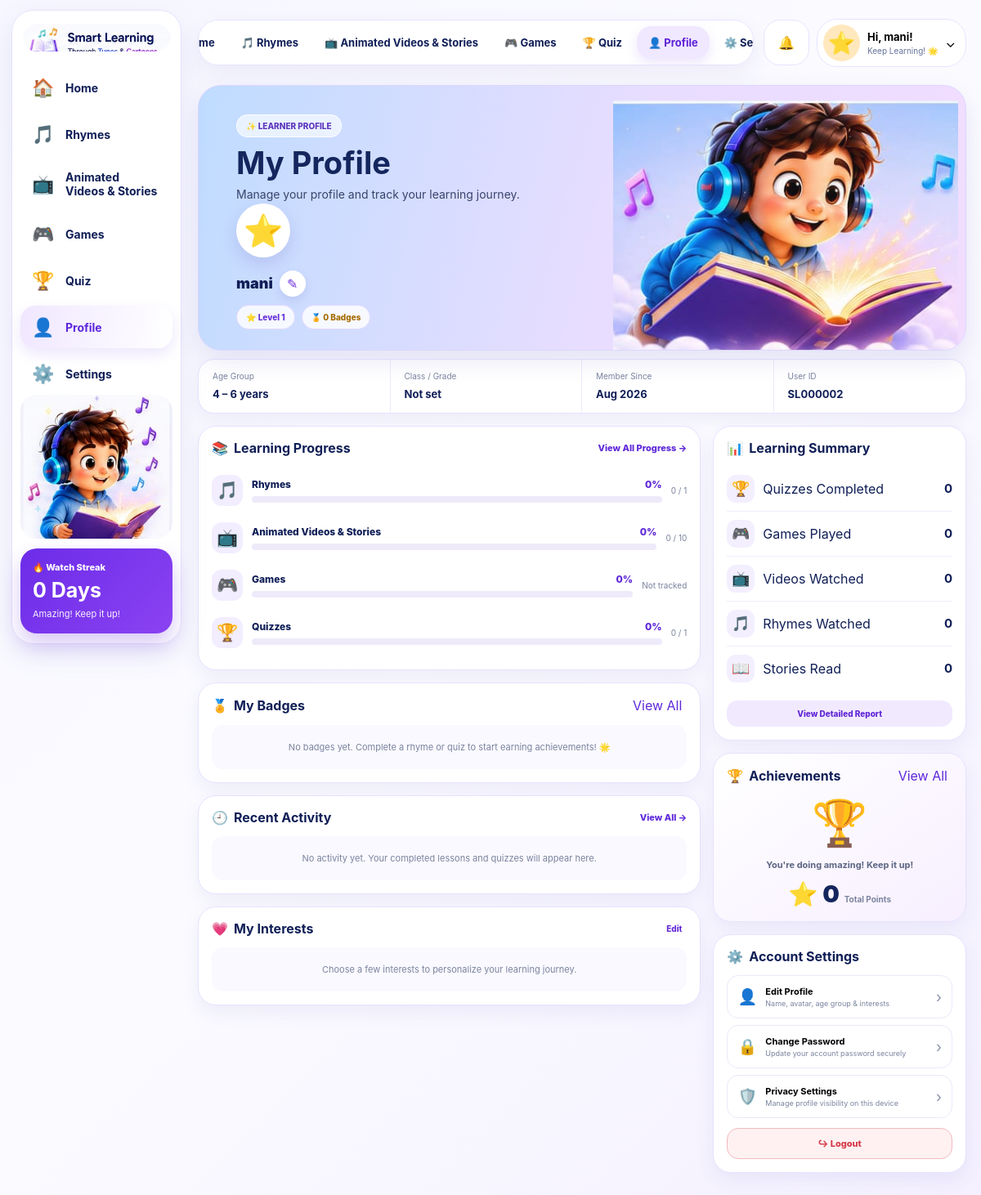
The app's page /profile/ (signed in) with its own data.
### accounts/models.py (models this page shows, shortened)
class User(AbstractUser):
    ACCOUNT_TYPE_CHOICES = [
        ("learner", "Learner"),
        ("parent", "Parent / Guardian"),
    ]
    AVATAR_CHOICES = [
        ("boy", "👦 Boy"),
        ("girl", "👧 Girl"),
        ("cat", "🐱 Cat"),
        ("dog", "🐶 Dog"),
        ("lion", "🦁 Lion"),
        ("monkey", "🐵 Monkey"),
        ("rabbit", "🐰 Rabbit"),
        ("panda", "🐼 Panda"),
        ("unicorn", "🦄 Unicorn"),
        ("star", "⭐ Star"),
    ]
    AGE_GROUP_CHOICES = [
        ("2-4", "2 – 4 years"),
        ("4-6", "4 – 6 years"),
        ("6-8", "6 – 8 years"),
    ]
    account_type = models.CharField(max_length=12, choices=ACCOUNT_TYPE_CHOICES, default="learner")
    avatar = models.CharField(max_length=20, choices=AVATAR_CHOICES, default="star")
    age_group = models.CharField(max_length=10, choices=AGE_GROUP_CHOICES, default="4-6", blank=True)
    parent_email = models.EmailField(blank=True, help_text="Parent/guardian email for learner updates.")
    parent = models.ForeignKey(
        "self",
        null=True,
        blank=True,
        on_delete=models.SET_NULL,
        related_name="children",
        limit_choices_to={"account_type": "parent"},
    )
    is_child_learner = models.BooleanField(default=True)
    interests = models.JSONField(default=list, blank=True)
    created_at = models.DateTimeField(auto_now_add=True)
    class Meta:
        ordering = ["first_name", "username"]
    def avatar_emoji(self):
        label = dict(self.AVATAR_CHOICES).get(self.avatar, "⭐ Star")
        return label.split(" ")[0]
    @property
    def is_parent(self):
        return self.account_type == "parent"

### core/views.py (the view, shortened to what this page needs)
# urls.py: path("profile/", views.profile, name="profile"),
@never_cache
@login_required(login_url="accounts:login")
@require_http_methods(["GET", "POST"])
def profile(request):
    if request.user.is_parent:
        return redirect("parent:dashboard")
    user = request.user
    rhyme_progress = list(
        RhymeProgress.objects.filter(user=user)
        .select_related("rhyme", "rhyme__category")
        .order_by("-last_played", "-first_completed_at")
    )
    completed_rhymes = sum(1 for item in rhyme_progress if item.completed)
    from rhymes.models import Rhyme
    total_rhymes = Rhyme.objects.filter(is_published=True).count()
    quiz_attempts = list(
        QuizAttempt.objects.filter(user=user, completed_at__isnull=False)
        .select_related("quiz", "quiz__rhyme")
        .order_by("-completed_at")
    )
    quizzes_completed = len(quiz_attempts)
    total_quizzes = Quiz.objects.count()
    badges = list(
        UserBadge.objects.filter(user=user)
        .select_related("badge")
        .order_by("-earned_at")
    )
    total_stars = QuizAttempt.objects.filter(
        user=user, completed_at__isnull=False
    ).aggregate(total=Sum("stars"))["total"] or 0
    activities = []
    activities.sort(key=lambda item: item["when"], reverse=True)
    activities = activities[:8]
    recent_cutoff = timezone.now() - timedelta(days=7)
    unread_notifications = sum(1 for item in activities if item["when"] and item["when"] >= recent_cutoff)
    level = max(1, min(10, 1 + (completed_rhymes + quizzes_completed) // 5))
    return render(
        request,
        "core/profile.html",
        {
            "profile_user": user,
            "activities": activities,
            "badges": badges,
            "interests": PROFILE_INTERESTS,
            "selected_interests": set(user.interests or []),
            "videos": VIDEOS,
            "completed_rhymes": completed_rhymes,
            "total_rhymes": total_rhymes,
            "quizzes_completed": quizzes_completed,
            "total_quizzes": total_quizzes,
            "total_stars": total_stars,
            "level": level,
            "avatar_emoji": user.avatar_emoji(),
            "activity_dates": [item["when"].isoformat() for item in activities],
            "unread_notifications": unread_notifications,
        },
    )

### templates/core/profile.html (shortened to what this page needs)
{% load static %}
<!DOCTYPE html>
<html lang="en">
<head>
<link rel="stylesheet" href="{% static 'css/profile.css' %}">
</head>
<body>
<div class="app">
  <aside class="sidebar" aria-label="Learner navigation">
    <a class="side-logo" href="{% url 'core:home' %}"><img src="{% static 'img/reference/logo.png' %}" alt="Smart Learning Through Tunes & Cartoons"></a>
    <nav class="menu">
      <a href="{% url 'core:home' %}"><span class="mi">🏠</span>Home</a>
      <a href="{% url 'rhymes:list' %}"><span class="mi">🎵</span>Rhymes</a>
      <a href="{% url 'core:videos' %}"><span class="mi">📺</span><span>Animated<br>Videos &amp; Stories</span></a>
      <a href="{% url 'core:games' %}"><span class="mi">🎮</span>Games</a>
      <a href="{% url 'quizzes:list' %}"><span class="mi">🏆</span>Quiz</a>
      <a class="active" aria-current="page" href="{% url 'core:profile' %}"><span class="mi">👤</span>Profile</a>
      <a href="{% url 'core:settings' %}"><span class="mi">⚙️</span>Settings</a>
    </nav>
    <div class="side-child"><img src="{% static 'img/reference/sidebar-child.png' %}" alt="Happy child learning"></div>
    <div class="streak"><small>🔥 Watch Streak</small><strong id="streakValue">Calculating…</strong><span>Amazing! Keep it up!</span></div>
  </aside>
  <main class="main">
    <header class="topbar">
      <nav class="topnav" aria-label="Primary navigation">
        <a href="{% url 'core:home' %}">🏠 Home</a>
        <a href="{% url 'rhymes:list' %}">🎵 Rhymes</a>
        <a href="{% url 'core:videos' %}">📺 Animated Videos &amp; Stories</a>
        <a href="{% url 'core:games' %}">🎮 Games</a>
        <a href="{% url 'quizzes:list' %}">🏆 Quiz</a>
        <a class="active" aria-current="page" href="{% url 'core:profile' %}">👤 Profile</a>
        <a href="{% url 'core:settings' %}">⚙️ Settings</a>
      </nav>
      <div class="top-actions">
        <div class="dropdown-wrap">
          <button class="bell" type="button" id="bellBtn" aria-haspopup="true" aria-expanded="false" aria-label="Notifications">🔔{% if unread_notifications %}<span class="bell-badge">{{ unread_notifications }}</span>{% endif %}</button>
        </div>
        <div class="dropdown-wrap">
          <button class="top-profile" type="button" id="profileBtn" aria-haspopup="true" aria-expanded="false">
            <div class="top-avatar">{{ avatar_emoji }}</div>
            <div><strong>Hi, {{ profile_user.first_name|default:profile_user.username }}!</strong><small>Keep Learning! 🌟</small></div>
            <span>⌄</span>
          </button>
        </div>
      </div>
    </header>
    <section class="hero" aria-labelledby="profile-title">
      <img class="hero-art" src="{% static 'img/reference/hero-character.png' %}" alt="Friendly educational character illustration">
      <div class="hero-copy">
        <span class="eyebrow">✨ LEARNER PROFILE</span>
        <h1 id="profile-title">My Profile</h1>
        <p>Manage your profile and track your learning journey.</p>
        <div class="hero-avatar" aria-label="Current profile avatar">{{ avatar_emoji }}</div>
        <div class="name-row"><span class="name">{{ profile_user.first_name|default:profile_user.username }}</span><button class="edit-btn" type="button" data-open-edit aria-label="Edit profile">✎</button></div>
        <div class="badges-row"><span class="pill level">⭐ Level {{ level }}</span><span class="pill star">🏅 {{ badges|length }} Badge{{ badges|length|pluralize }}</span></div>
      </div>
    </section>
    <section class="meta-strip" aria-label="Profile details">
      <div class="meta-item"><small>Age Group</small><strong>{{ profile_user.get_age_group_display|default:"Not set" }}</strong></div>
      <div class="meta-item"><small>Class / Grade</small><strong>Not set</strong></div>
      <div class="meta-item"><small>Member Since</small><strong>{{ profile_user.created_at|date:"M Y" }}</strong></div>
      <div class="meta-item"><small>User ID</small><strong>SL{{ profile_user.id|stringformat:"06d" }}</strong></div>
    </section>
    <div class="layout">
      <div class="left">
        <section class="card">
          <div class="title"><h2><span>📚</span>Learning Progress</h2><a class="view" href="{% url 'progress:dashboard' %}">View All Progress →</a></div>
          <div class="progress-row"><div class="progress-icon">🎵</div><div class="progress-main"><div class="progress-name"><span>Rhymes</span><span class="progress-pct" id="rhymePct">{% if total_rhymes %}{% widthratio completed_rhymes total_rhymes 100 %}%{% else %}0%{% endif %}</span></div><div class="bar"><span id="rhymeBar" style="width:{% if total_rhymes %}{% widthratio completed_rhymes total_rhymes 100 %}{% else %}0{% endif %}%"></span></div></div><span class="count">{{ completed_rhymes }} / {{ total_rhymes }}</span></div>
          <div class="progress-row"><div class="progress-icon">📺</div><div class="progress-main"><div class="progress-name"><span>Animated Videos &amp; Stories</span><span class="progress-pct" id="videoPct">0%</span></div><div class="bar"></div></div><span class="count" id="videoCount">0 / {{ videos|length }}</span></div>
          <div class="progress-row"><div class="progress-icon">🎮</div><div class="progress-main"><div class="progress-name"><span>Games</span><span class="progress-pct">0%</span></div><div class="bar"></div></div><span class="count">Not tracked</span></div>
          <div class="progress-row"><div class="progress-icon">🏆</div><div class="progress-main"><div class="progress-name"><span>Quizzes</span><span class="progress-pct">{% if total_quizzes %}{% widthratio quizzes_completed total_quizzes 100 %}%{% else %}0%{% endif %}</span></div><div class="bar"><span style="width:{% if total_quizzes %}{% widthratio quizzes_completed total_quizzes 100 %}{% else %}0{% endif %}%"></span></div></div><span class="count">{{ quizzes_completed }} / {{ total_quizzes }}</span></div>
        </section>
        <section class="card">
          <div class="title"><h2><span>🏅</span>My Badges</h2><button class="view" type="button" data-open-achievements>View All</button></div>
          {% if badges %}<div class="badge-grid">{% for item in badges|slice:":4" %}<div class="badge-card"><div class="badge-icon">{{ item.badge.icon_emoji }}</div><strong>{{ item.badge.name }}</strong><small>{{ item.badge.description }}</small></div>{% endfor %}</div>{% else %}<div class="empty">No badges yet. Complete a rhyme or quiz to start earning achievements! 🌟</div>{% endif %}
        </section>
        <section class="card">
          <div class="title"><h2><span>🕘</span>Recent Activity</h2><a class="view" href="{% url 'progress:dashboard' %}">View All →</a></div>
          {% if activities %}<div class="activity-list">{% for activity in activities %}<div class="activity"><div class="activity-icon">{{ activity.icon }}</div><div><strong>{{ activity.title }}</strong><small>{{ activity.description }}</small></div><time datetime="{{ activity.when|date:'c' }}">{{ activity.when|date:"d M Y, H:i" }}</time></div>{% endfor %}</div>{% else %}<div class="empty">No activity yet. Your completed lessons and quizzes will appear here.</div>{% endif %}
        </section>
        <section class="card">
          <div class="title"><h2><span>💗</span>My Interests</h2><button class="edit-interests" type="button" data-open-edit>Edit</button></div>
          <div class="interests">{% if not selected_interests %}<div class="empty" style="width:100%">Choose a few interests to personalize your learning journey.</div>{% endif %}</div>
        </section>
      </div>
      <aside class="right">
        <section class="card">
          <div class="title"><h2><span>📊</span>Learning Summary</h2></div>
          <div class="summary-row"><span class="summary-icon">🏆</span><span>Quizzes Completed</span><strong>{{ quizzes_completed }}</strong></div>
          <div class="summary-row"><span class="summary-icon">🎮</span><span>Games Played</span><strong>0</strong></div>
          <div class="summary-row"><span class="summary-icon">📺</span><span>Videos Watched</span><strong id="summaryVideos">0</strong></div>
          <div class="summary-row"><span class="summary-icon">🎵</span><span>Rhymes Watched</span><strong>{{ completed_rhymes }}</strong></div>
          <div class="summary-row"><span class="summary-icon">📖</span><span>Stories Read</span><strong id="summaryStories">0</strong></div>
          <a class="report" href="{% url 'progress:dashboard' %}">View Detailed Report</a>
        </section>
        <section class="card achievement">
          <div class="title"><h2><span>🏆</span>Achievements</h2><button class="view" type="button" data-open-achievements>View All</button></div>
          <div class="trophy">🏆</div><p>You're doing amazing! Keep it up!</p><div class="points"><span>⭐</span> {{ total_stars }} <small>Total Points</small></div>
        </section>
        <section class="card settings-card">
          <div class="title"><h2><span>⚙️</span>Account Settings</h2></div>
          <div class="settings">
            <button class="setting" type="button" data-open-edit><span class="setting-icon">👤</span><span class="setting-copy"><strong>Edit Profile</strong><small>Name, avatar, age group &amp; interests</small></span><span class="arrow">›</span></button>
            <button class="setting" type="button" data-open-password><span class="setting-icon">🔒</span><span class="setting-copy"><strong>Change Password</strong><small>Update your account password securely</small></span><span class="arrow">›</span></button>
            <button class="setting" type="button" id="privacyBtn"><span class="setting-icon">🛡️</span><span class="setting-copy"><strong>Privacy Settings</strong><small>Manage profile visibility on this device</small></span><span class="arrow">›</span></button>
            <a class="logout" href="{% url 'accounts:logout' %}">↪ Logout</a>
          </div>
        </section>
      </aside>
    </div>
  </main>
</div>
</body>
</html>

### records on screen
User: first_name "mani", age_group "4 – 6 years", created_at "Aug 2026", id "000002"

### other values on screen
{{ avatar_emoji }} "⭐"
{{ level }} "1"
{{ badges|length }} "0"
{{ completed_rhymes }} "0"
{{ total_rhymes }} "1"
{{ quizzes_completed }} "0"
{{ total_quizzes }} "1"
{{ total_stars }} "0"
